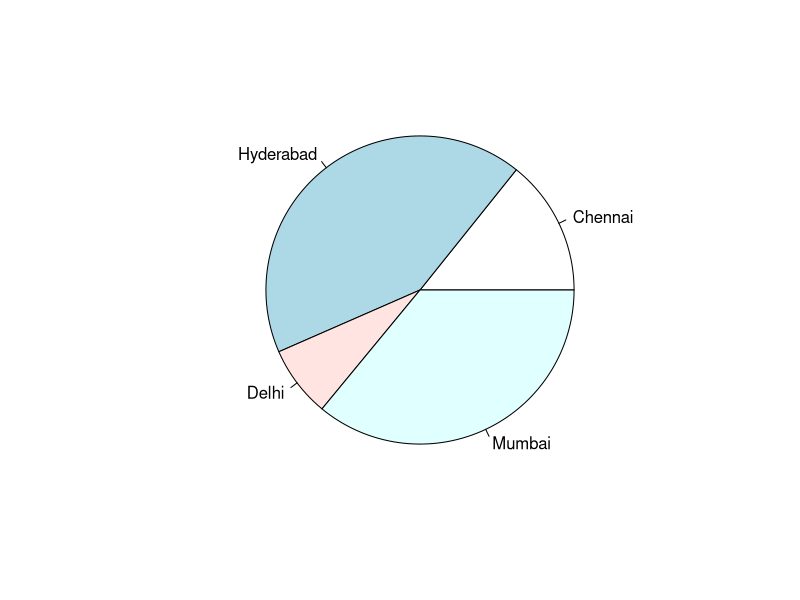
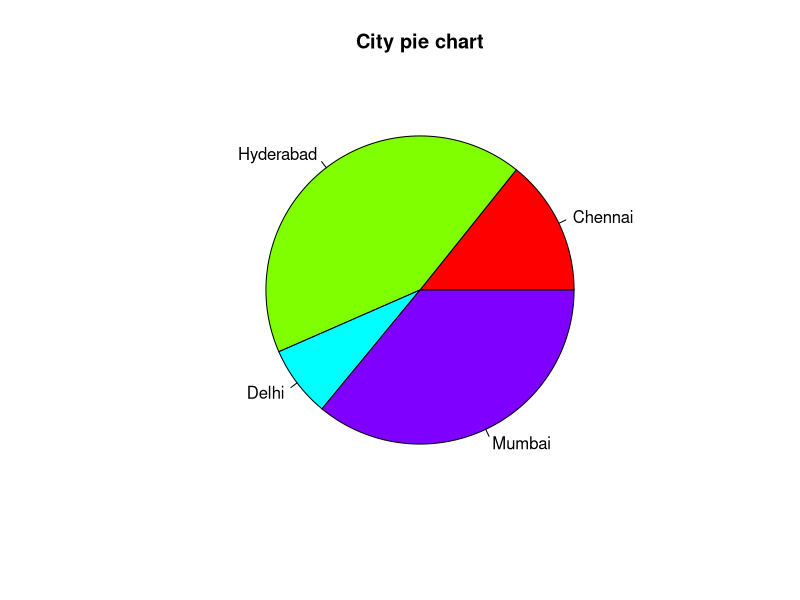
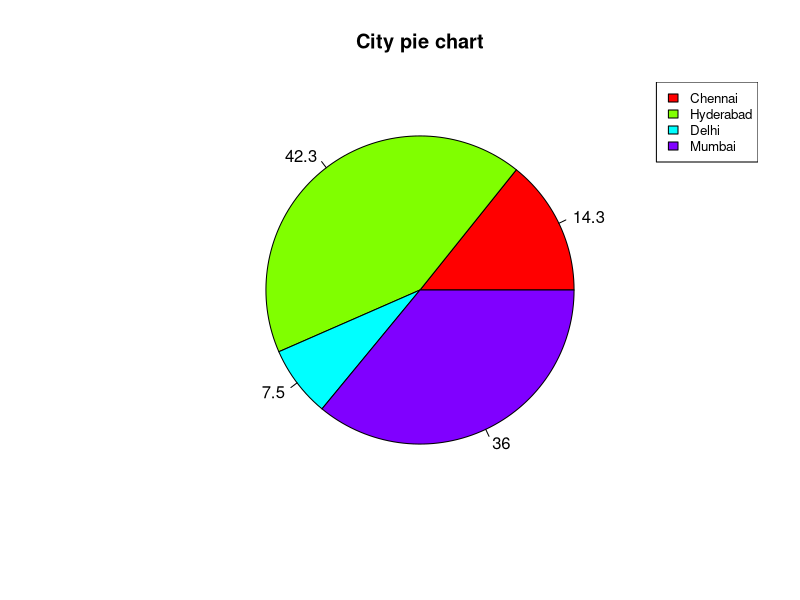
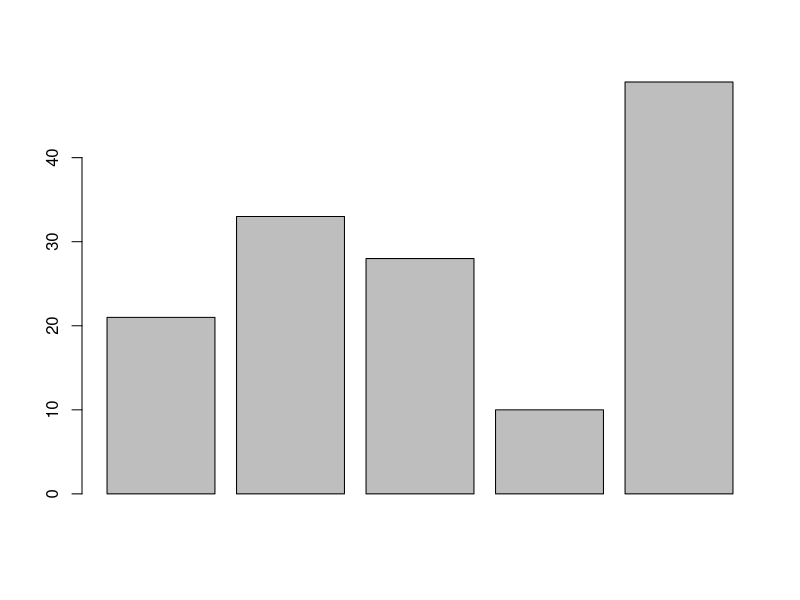
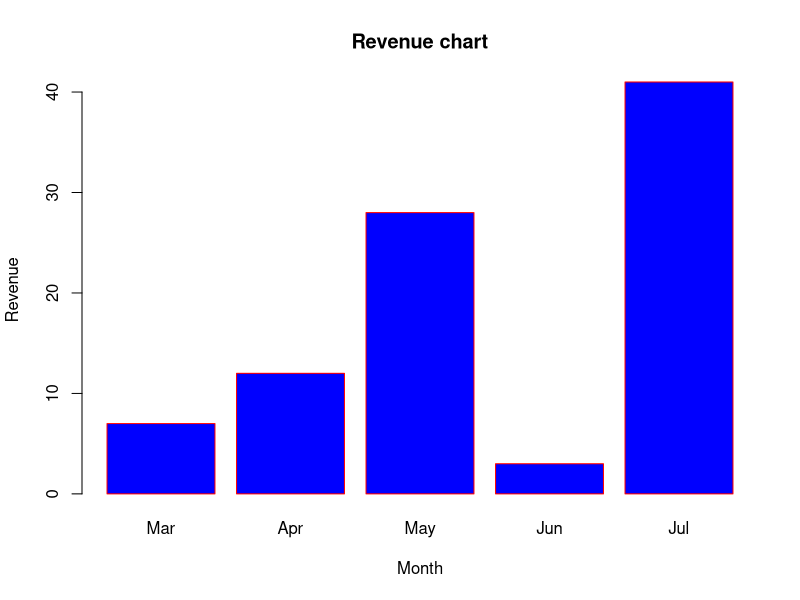
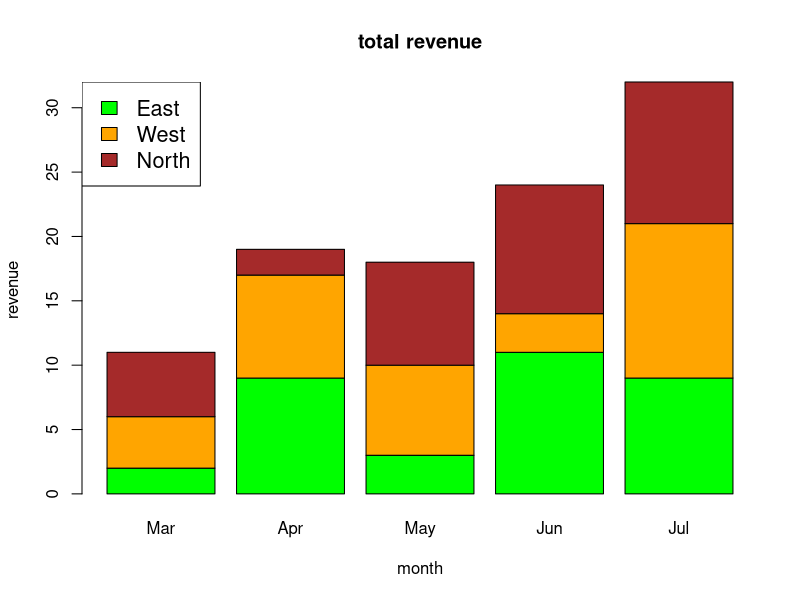
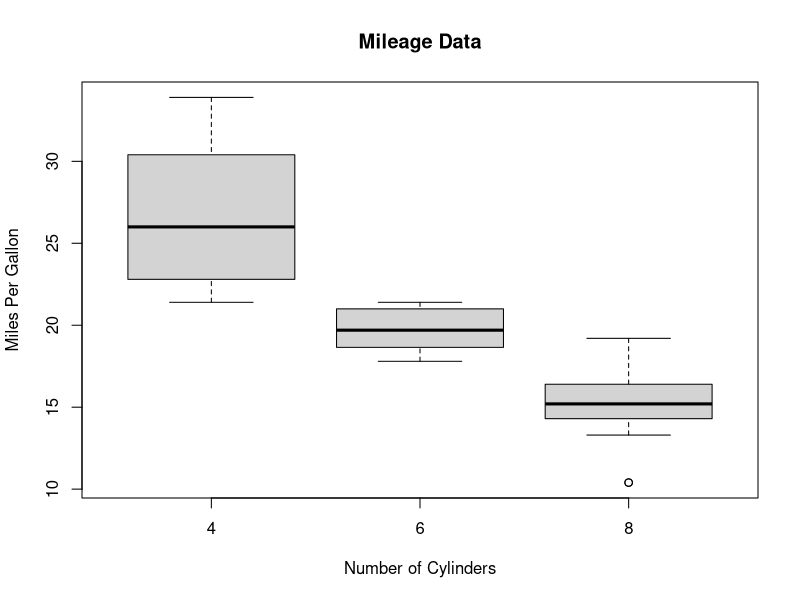
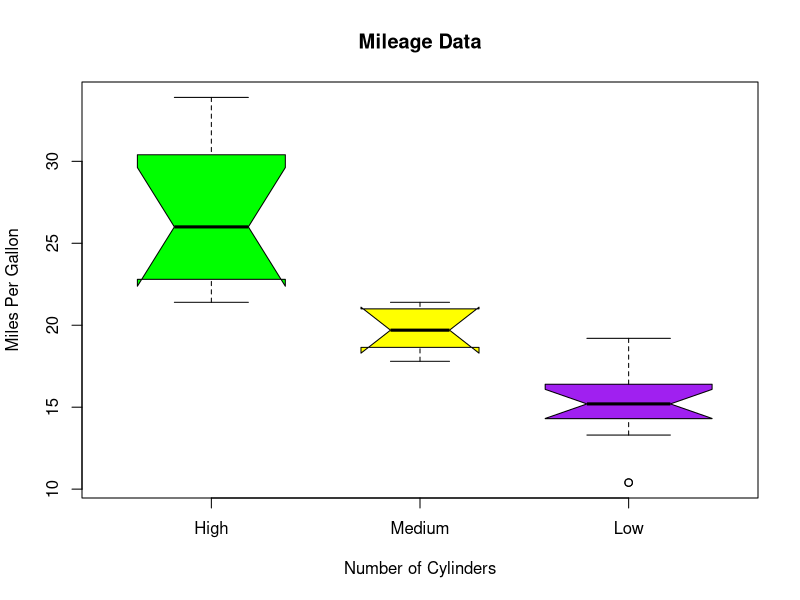

Reproduce these figures in R, in order.
# Example - 1
# The syntax for pie chart : pie(x, labels, radius, main, col, clockwise)
# Create data for the graph.
x <- c(2100, 6234, 1100, 5300)
labels <- c("Chennai", "Hyderabad", "Delhi", "Mumbai")

# Give the chart file a name.
png(file = "city1.png")

# Plot the chart.
pie(x,labels)

# Save the file.
dev.off()

# Example - 2
# Create data for the graph.
x <- c(2100, 6234, 1100, 5300)
labels <- c("Chennai", "Hyderabad", "Delhi", "Mumbai")

# Give the chart file a name.
png(file = "city_color1.jpg")

# Plot the chart.
pie(x,labels, main = "City pie chart", col = rainbow(length(x)))

# Save the file.
dev.off()


# Example - 3
# Create data for the graph.
x <- c(2100, 6234, 1100, 5300)
labels <- c("Chennai", "Hyderabad", "Delhi", "Mumbai")
piepercent<- round(100*x/sum(x), 1)

# Give the chart file a name.
png(file = "city_color_leg1.jpg")

# Plot the chart.
pie(x,labels = piepercent, main = "City pie chart",col = rainbow(length(x)))
legend("topright", c("Chennai", "Hyderabad", "Delhi", "Mumbai"), cex = 0.8,
       fill = rainbow(length(x)))

# Save the file.
dev.off()

# Example - 4: Bar chart
# The syntax is barplot(H,xlab,ylab,main, names.arg,col)
# Create the data for the chart
H <- c(21,33,28,10,49)

# Give the chart file a name
png(file = "barchart1.png")

# Plot the bar chart 
barplot(H)

# Save the file
dev.off()

# Example - 5 : Bar charts
# Create the data for the chart
H <- c(7,12,28,3,41)
M <- c("Mar","Apr","May","Jun","Jul")

# Give the chart file a name
png(file = "barchart_months_revenue1.png")

# Plot the bar chart 
barplot(H,names.arg=M,xlab="Month",ylab="Revenue",col="blue",
        main="Revenue chart",border="red")

# Save the file
dev.off()

# Example - 6: Bar Charts
colors = c("green","orange","brown")
months <- c("Mar","Apr","May","Jun","Jul")
regions <- c("East","West","North")

# Create the matrix of the values.
Values <- matrix(c(2,9,3,11,9,4,8,7,3,12,5,2,8,10,11), nrow = 3, ncol = 5, byrow = TRUE)
#2,9,3,11,9
#4,8,7,3,12
#5,2,8,10,11

# Give the chart file a name
png(file = "barchart_stacked1.png")

# Create the bar chart
barplot(Values, main = "total revenue", names.arg = months, xlab = "month", ylab = "revenue", col = colors)

# Add the legend to the chart
legend("topleft", regions, cex = 1.3, fill = colors)

# Save the file
dev.off()

# Example - 7: box blots
# The syntax of box plot is: boxplot(x, data, notch, varwidth, names, main)
View(mtcars)
input <- mtcars[,c('mpg','cyl')]
print(head(input))
# Give the chart file a name.
png(file = "boxplot1.png")

# Plot the chart.
boxplot(mpg ~ cyl, data = mtcars, xlab = "Number of Cylinders",
        ylab = "Miles Per Gallon", main = "Mileage Data")

# Save the file.
dev.off()

# Example - 8:
# Give the chart file a name.
png(file = "boxplot_with_notch1.png")

# Plot the chart.
boxplot(mpg ~ cyl, data = mtcars,xlab = "Number of Cylinders",  ylab = "Miles Per Gallon", 
        main = "Mileage Data", notch = TRUE, varwidth = TRUE, 
        col = c("green","yellow","purple"),
        names = c("High","Medium","Low")
)
# Save the file.
dev.off()

# Example - 9: Histograms
# The syntax of histograms: hist(v,main,xlab,xlim,ylim,breaks,col,border)
# Create data for the graph.
v <-  c(9,13,21,8,36,22,12,41,31,33,19)

# Give the chart file a name.
png(file = "histogram1.png")

# Create the histogram.
hist(v,xlab = "Weight",col = "yellow",border = "blue")

# Save the file.
dev.off()

# Example - 10:
# Create data for the graph.
v <- c(9,13,21,8,36,22,12,41,31,33,19)

# Give the chart file a name.
png(file = "histogram_lim_breaks1.png")

# Create the histogram.
hist(v,xlab = "Weight",col = "green",border = "red", xlim = c(0,40), ylim = c(0,5),
     breaks = 5)

# Save the file.
dev.off()

# Example - 11: Line graphs
# The syntax of line charts: plot(v,type,col,xlab,ylab)
# Create the data for the chart.
v <- c(7,12,28,3,41)

# Give the chart file a name.
png(file = "line_chart3.jpg")

# Plot the bar chart. 
plot(v,type = "o")

# Save the file.
dev.off()

# Example - 12
# Create the data for the chart.
v <- c(7,12,28,3,41)

# Give the chart file a name.
png(file = "line_chart_label_colored1.jpg")

# Plot the bar chart.
plot(v,type = "o", col = "red", xlab = "Month", ylab = "Rain fall",
     main = "Rain fall chart")

# Save the file.
dev.off()

# Example - 13:
# Create the data for the chart.
v <- c(7,12,28,3,41)
t <- c(14,7,6,19,3)

# Give the chart file a name.
png(file = "line_chart_2_lines1.jpg")

# Plot the bar chart.
plot(v,type = "o",col = "red", xlab = "Month", ylab = "Rain fall", 
     main = "Rain fall chart")

lines(t, type = "o", col = "blue")

# Save the file.
dev.off()

# Example - 14: Scatter plots
# The syntax is : plot(x, y, main, xlab, ylab, xlim, ylim, axes)

input <- mtcars[,c('wt','mpg')]
print(head(input))

# Get the input values.
input <- mtcars[,c('wt','mpg')]

# Give the chart file a name.
png(file = "scatterplot1.png")

# Plot the chart for cars with weight between 2.5 to 5 and mileage between 15 and 30.
plot(x = input$wt,y = input$mpg,
     xlab = "Weight",
     ylab = "Milage",
     xlim = c(2.5,5),
     ylim = c(15,30),		 
     main = "Weight vs Milage"
)

# Save the file.
dev.off()

# Example - 16:
# Give the chart file a name.
png(file = "scatterplot_matrices1.png")

# Plot the matrices between 4 variables giving 12 plots.

# One variable with 3 others and total 4 variables.

pairs(~wt+mpg+disp+cyl,data = mtcars,
      main = "Scatterplot Matrix")

# Save the file.
dev.off()

